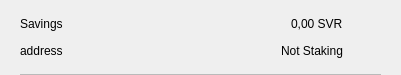
<?xml version="1.0" encoding="UTF-8"?>
<ui version="4.0">
 <class>CSRow</class>
 <widget class="QWidget" name="CSRow">
  <property name="geometry">
   <rect>
    <x>0</x>
    <y>0</y>
    <width>401</width>
    <height>75</height>
   </rect>
  </property>
  <property name="windowTitle">
   <string>Form</string>
  </property>
  <layout class="QVBoxLayout" name="verticalLayout">
   <property name="spacing">
    <number>0</number>
   </property>
   <property name="leftMargin">
    <number>20</number>
   </property>
   <property name="topMargin">
    <number>10</number>
   </property>
   <property name="rightMargin">
    <number>20</number>
   </property>
   <property name="bottomMargin">
    <number>0</number>
   </property>
   <item>
    <widget class="QWidget" name="info" native="true">
     <property name="minimumSize">
      <size>
       <width>0</width>
       <height>0</height>
      </size>
     </property>
     <layout class="QHBoxLayout" name="horizontalLayout_3">
      <property name="leftMargin">
       <number>0</number>
      </property>
      <property name="topMargin">
       <number>0</number>
      </property>
      <property name="rightMargin">
       <number>0</number>
      </property>
      <property name="bottomMargin">
       <number>10</number>
      </property>
      <item>
       <widget class="QWidget" name="container" native="true">
        <property name="minimumSize">
         <size>
          <width>0</width>
          <height>0</height>
         </size>
        </property>
        <layout class="QVBoxLayout" name="verticalLayout_2">
         <property name="spacing">
          <number>0</number>
         </property>
         <property name="leftMargin">
          <number>0</number>
         </property>
         <property name="topMargin">
          <number>0</number>
         </property>
         <property name="rightMargin">
          <number>0</number>
         </property>
         <property name="bottomMargin">
          <number>0</number>
         </property>
         <item>
          <layout class="QHBoxLayout" name="horizontalLayout">
           <item>
            <widget class="QLabel" name="labelName">
             <property name="toolTip">
              <string notr="true"/>
             </property>
             <property name="text">
              <string>Savings</string>
             </property>
            </widget>
           </item>
           <item>
            <spacer name="horizontalSpacer">
             <property name="orientation">
              <enum>Qt::Horizontal</enum>
             </property>
             <property name="sizeHint" stdset="0">
              <size>
               <width>40</width>
               <height>20</height>
              </size>
             </property>
            </spacer>
           </item>
           <item>
            <widget class="QLabel" name="labelAmount">
             <property name="text">
              <string>0,00 SVR</string>
             </property>
            </widget>
           </item>
          </layout>
         </item>
         <item>
          <layout class="QHBoxLayout" name="horizontalLayout_2">
           <item>
            <widget class="QLabel" name="labelAddress">
             <property name="toolTip">
              <string notr="true"/>
             </property>
             <property name="text">
              <string>address</string>
             </property>
            </widget>
           </item>
           <item>
            <spacer name="horizontalSpacer_2">
             <property name="orientation">
              <enum>Qt::Horizontal</enum>
             </property>
             <property name="sizeHint" stdset="0">
              <size>
               <width>40</width>
               <height>20</height>
              </size>
             </property>
            </spacer>
           </item>
           <item>
            <widget class="QLabel" name="labelStaking">
             <property name="text">
              <string>Not Staking</string>
             </property>
            </widget>
           </item>
          </layout>
         </item>
        </layout>
       </widget>
      </item>
      <item alignment="Qt::AlignHCenter|Qt::AlignVCenter">
       <widget class="QPushButton" name="pushButtonMenu">
        <property name="minimumSize">
         <size>
          <width>24</width>
          <height>24</height>
         </size>
        </property>
        <property name="maximumSize">
         <size>
          <width>32</width>
          <height>32</height>
         </size>
        </property>
        <property name="focusPolicy">
         <enum>Qt::NoFocus</enum>
        </property>
        <property name="styleSheet">
         <string notr="true">border:none; background-color:transparent;</string>
        </property>
        <property name="text">
         <string/>
        </property>
        <property name="icon">
         <iconset>
          <normaloff>://ic-menu-hover</normaloff>://ic-menu-hover</iconset>
        </property>
        <property name="iconSize">
         <size>
          <width>24</width>
          <height>24</height>
         </size>
        </property>
       </widget>
      </item>
     </layout>
    </widget>
   </item>
   <item>
    <widget class="QLabel" name="lblDivisory">
     <property name="minimumSize">
      <size>
       <width>0</width>
       <height>1</height>
      </size>
     </property>
     <property name="maximumSize">
      <size>
       <width>16777215</width>
       <height>1</height>
      </size>
     </property>
     <property name="styleSheet">
      <string notr="true">background-color:#bababa;</string>
     </property>
     <property name="text">
      <string/>
     </property>
     <property name="alignment">
      <set>Qt::AlignBottom|Qt::AlignLeading|Qt::AlignLeft</set>
     </property>
    </widget>
   </item>
  </layout>
 </widget>
 <resources/>
 <connections/>
</ui>
